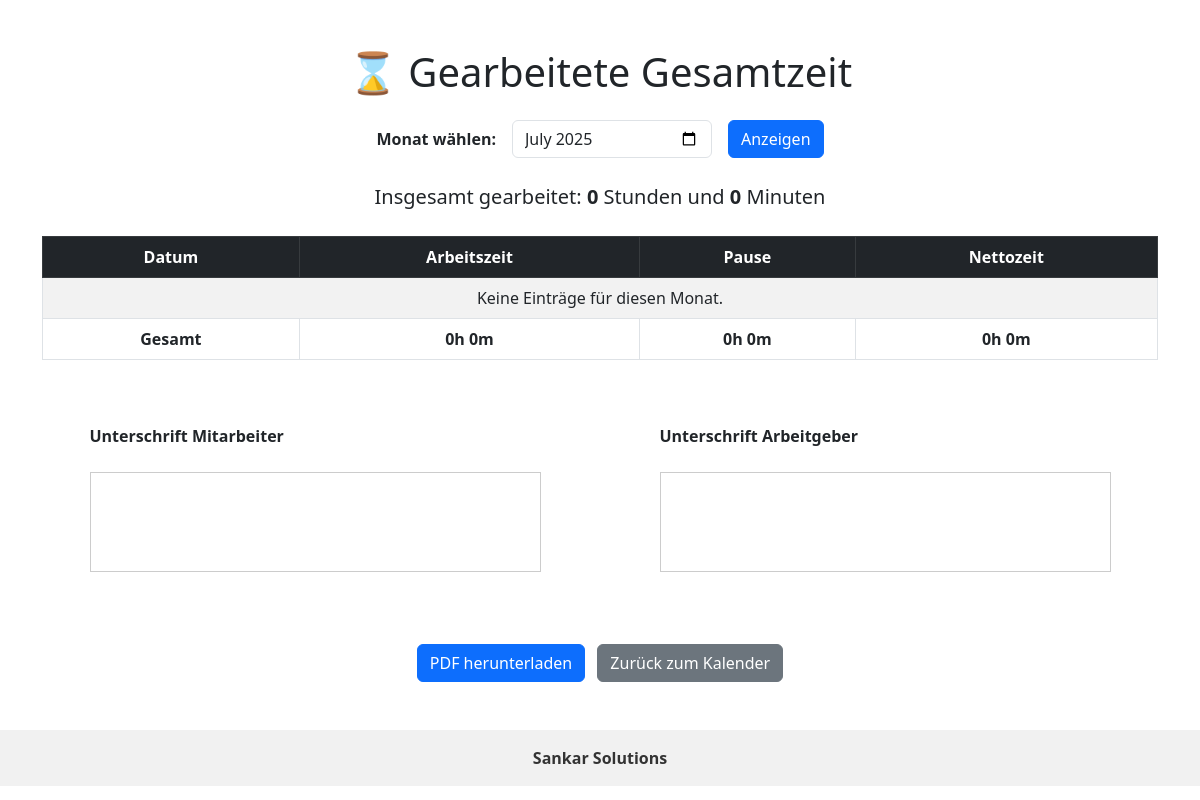
Before: /sum (signed in) with the older database file.
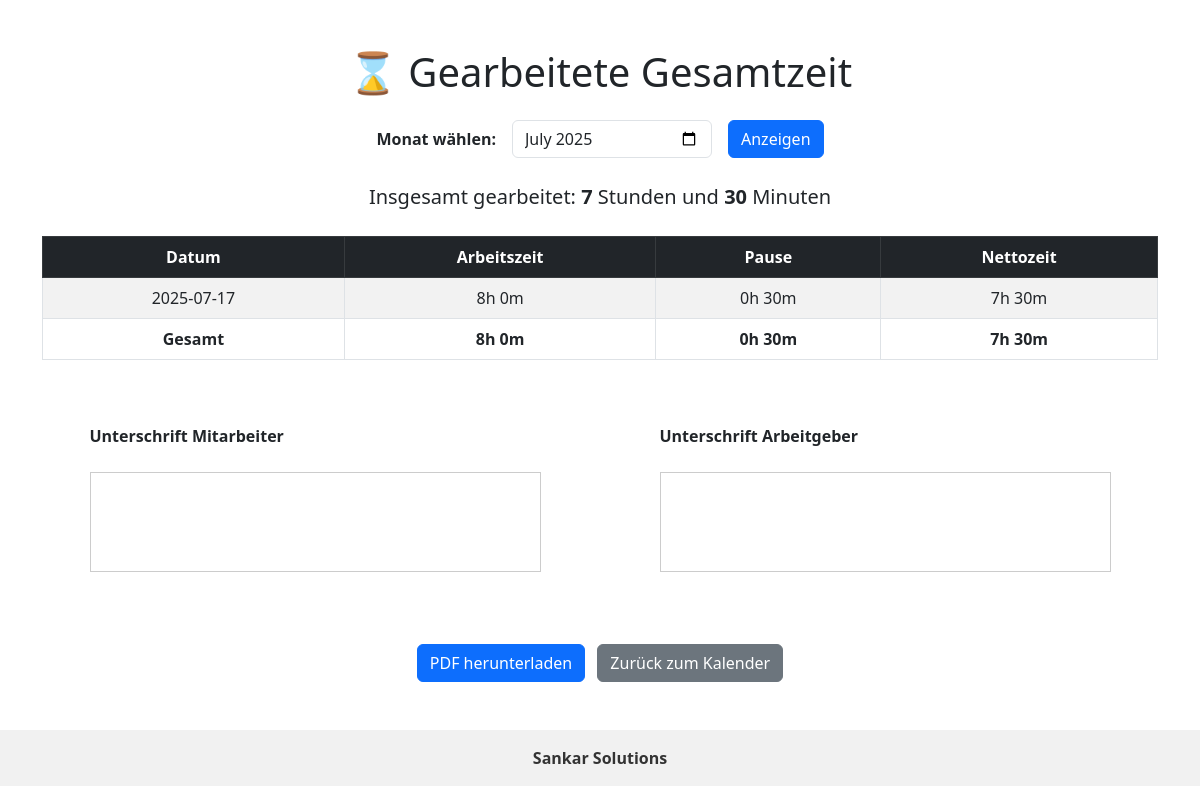
After: the same page with the newer database file.
### tables this page shows
CREATE TABLE entries (
            id INTEGER PRIMARY KEY AUTOINCREMENT,
            user_id INTEGER,
            date TEXT,
            start TEXT,
            end TEXT,
            break_start TEXT,
            break_end TEXT
        );

### app.py (the view)
@app.route('/sum')
def sum_page():
    if 'user_id' not in session:
        return redirect('/login')
    month_str = request.args.get('month')
    if not month_str:
        month_str = datetime.now().strftime('%Y-%m')
    year, month = map(int, month_str.split('-'))
    first_day = datetime(year, month, 1)
    last_day = datetime(year, month, monthrange(year, month)[1])
    with get_db() as db:
        rows = db.execute('''
            SELECT date, start, end, break_start, break_end
            FROM entries
            WHERE user_id = ? AND date BETWEEN ? AND ?
            ORDER BY date
        ''', (session['user_id'], first_day.strftime('%Y-%m-%d'), last_day.strftime('%Y-%m-%d'))).fetchall()
        print(f"User ID: {session['user_id']}")
        print(f"Gefundene Einträge für {month_str}: {len(rows)}")
        for r in rows:
            print(dict(r))
    daily_entries = []
    total_work_minutes = 0
    total_break_minutes = 0
    total_netto_minutes = 0
    for row in rows:
        try:
            start = datetime.strptime(row['start'], '%H:%M')
            end = datetime.strptime(row['end'], '%H:%M')
            break_start = datetime.strptime(row['break_start'], '%H:%M')
            break_end = datetime.strptime(row['break_end'], '%H:%M')
            work_duration = (end - start).total_seconds() / 60
            break_duration = (break_end - break_start).total_seconds() / 60
            netto_duration = max(work_duration - break_duration, 0)
            total_work_minutes += work_duration
            total_break_minutes += break_duration
            total_netto_minutes += netto_duration
            daily_entries.append({
                'date': row['date'],
                'work_duration': f"{int(work_duration // 60)}h {int(work_duration % 60)}m",
                'break_duration': f"{int(break_duration // 60)}h {int(break_duration % 60)}m",
                'netto_duration': f"{int(netto_duration // 60)}h {int(netto_duration % 60)}m",
            })
        except Exception as e:
            print(f"Fehler bei Eintrag {row['date']}: {e}")
            pass
    def fmt_time(total_minutes):
        h = int(total_minutes // 60)
        m = int(total_minutes % 60)
        return f"{h}h {m}m"
    return render_template('sum.html',
                           daily_entries=daily_entries,
                           hours=int(total_netto_minutes // 60),
                           minutes=int(total_netto_minutes % 60),
                           total_work=fmt_time(total_work_minutes),
                           total_break=fmt_time(total_break_minutes),
                           total_netto=fmt_time(total_netto_minutes),
                           selected_month=month_str)

### app.py (called while the page is built)
def get_db():
    conn = sqlite3.connect(DATABASE)
    conn.row_factory = sqlite3.Row
    return conn

### templates/sum.html (shortened to what this page needs)
<!DOCTYPE html>
<html lang="de">
<head>
  <link href="https://cdn.jsdelivr.net/npm/bootstrap@5.3.0/dist/css/bootstrap.min.css" rel="stylesheet" />
</head>
<body>
<div class="container my-5" id="pdf-content">
  <h1 class="text-center mb-4">⌛ Gearbeitete Gesamtzeit</h1>
  <form method="GET" action="{{ url_for('sum_page') }}" class="mb-4 d-flex justify-content-center gap-3 align-items-center flex-wrap">
    <label for="monthSelect" class="form-label mb-0 fw-bold">Monat wählen:</label>
    <input type="month" id="monthSelect" name="month" value="{{ selected_month }}" class="form-control" style="max-width: 200px;">
    <button type="submit" class="btn btn-primary">Anzeigen</button>
  </form>
  <p class="fs-5 text-center mb-4">
    Insgesamt gearbeitet: <strong>{{ hours }}</strong> Stunden und <strong>{{ minutes }}</strong> Minuten
  </p>
  <div class="table-responsive">
    <table class="table table-striped table-bordered text-center align-middle">
      <thead class="table-dark">
        <tr>
          <th>Datum</th>
          <th>Arbeitszeit</th>
          <th>Pause</th>
          <th>Nettozeit</th>
        </tr>
      </thead>
      <tbody>
        {% for row in daily_entries %}
        <tr>
          <td>{{ row.date }}</td>
          <td>{{ row.work_duration }}</td>
          <td>{{ row.break_duration }}</td>
          <td>{{ row.netto_duration }}</td>
        </tr>
        {% else %}
        <tr>
          <td colspan="4">Keine Einträge für diesen Monat.</td>
        </tr>
        {% endfor %}
      </tbody>
      <tfoot>
        <tr>
          <th>Gesamt</th>
          <th>{{ total_work }}</th>
          <th>{{ total_break }}</th>
          <th>{{ total_netto }}</th>
        </tr>
      </tfoot>
    </table>
  </div>
  <div class="row justify-content-around mt-5">
    <div class="col-md-5 col-12 mb-4">
      <label for="employeeSignature" class="form-label fw-bold">Unterschrift Mitarbeiter</label>
      <div class="signature-box" id="employeeSignature"></div>
    </div>
    <div class="col-md-5 col-12 mb-4">
      <label for="employerSignature" class="form-label fw-bold">Unterschrift Arbeitgeber</label>
      <div class="signature-box" id="employerSignature"></div>
    </div>
  </div>
</div>
<div class="text-center mb-5">
  <button class="btn btn-primary" id="downloadPdfBtn">PDF herunterladen</button>
  <a href="/" class="btn btn-secondary ms-2">Zurück zum Kalender</a>
</div>
<footer style="text-align:center; padding: 1rem 0; background:#f1f1f1; width: 100%; margin-top: 2rem;">
  <a href="https://mxsa69.github.io/sankar/" target="_blank" style="text-decoration:none; color:#333; font-weight:600;">Sankar Solutions</a>
</footer>
</body>
</html>

### templates/sum.html (style rules this page uses)
.signature-box { border: 1px solid #ccc; height: 100px; margin-top: 1rem; display: flex; justify-content: center; align-items: center; font-style: italic; color: #777; }

Changed rows visible on the page:
added entries: date "2025-07-17", work_duration "8h 0m", break_duration "0h 30m", netto_duration "7h 30m"
Other visible differences:
{{ hours }}: "0" → "7"
{{ minutes }}: "0" → "30"
{{ total_work }}: "0h 0m" → "8h 0m"
{{ total_break }}: "0h 0m" → "0h 30m"
{{ total_netto }}: "0h 0m" → "7h 30m"
text no longer shown: "Keine Einträge für diesen Monat."
